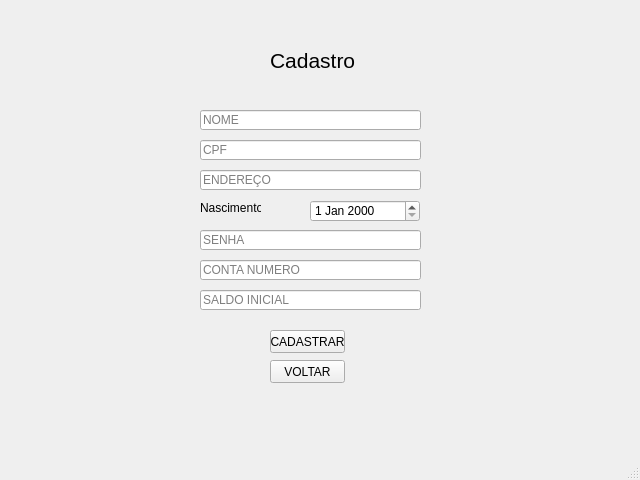
<?xml version="1.0" encoding="UTF-8"?>
<ui version="4.0">
 <class>MainWindow</class>
 <widget class="QMainWindow" name="MainWindow">
  <property name="geometry">
   <rect>
    <x>0</x>
    <y>0</y>
    <width>640</width>
    <height>480</height>
   </rect>
  </property>
  <property name="windowTitle">
   <string>MainWindow</string>
  </property>
  <widget class="QWidget" name="centralwidget">
   <widget class="QLabel" name="label">
    <property name="geometry">
     <rect>
      <x>270</x>
      <y>50</y>
      <width>91</width>
      <height>21</height>
     </rect>
    </property>
    <property name="font">
     <font>
      <pointsize>16</pointsize>
     </font>
    </property>
    <property name="text">
     <string>Cadastro</string>
    </property>
   </widget>
   <widget class="QLabel" name="label_5">
    <property name="geometry">
     <rect>
      <x>200</x>
      <y>200</y>
      <width>61</width>
      <height>16</height>
     </rect>
    </property>
    <property name="text">
     <string>Nascimento</string>
    </property>
   </widget>
   <widget class="QLineEdit" name="lineEdit">
    <property name="geometry">
     <rect>
      <x>200</x>
      <y>110</y>
      <width>221</width>
      <height>20</height>
     </rect>
    </property>
    <property name="accessibleDescription">
     <string/>
    </property>
    <property name="inputMethodHints">
     <set>Qt::ImhNone</set>
    </property>
    <property name="inputMask">
     <string/>
    </property>
    <property name="text">
     <string/>
    </property>
    <property name="echoMode">
     <enum>QLineEdit::Normal</enum>
    </property>
    <property name="dragEnabled">
     <bool>false</bool>
    </property>
    <property name="readOnly">
     <bool>false</bool>
    </property>
    <property name="placeholderText">
     <string>NOME</string>
    </property>
    <property name="clearButtonEnabled">
     <bool>false</bool>
    </property>
   </widget>
   <widget class="QLineEdit" name="lineEdit_2">
    <property name="geometry">
     <rect>
      <x>200</x>
      <y>140</y>
      <width>221</width>
      <height>20</height>
     </rect>
    </property>
    <property name="placeholderText">
     <string>CPF</string>
    </property>
   </widget>
   <widget class="QLineEdit" name="lineEdit_3">
    <property name="geometry">
     <rect>
      <x>200</x>
      <y>170</y>
      <width>221</width>
      <height>20</height>
     </rect>
    </property>
    <property name="placeholderText">
     <string>ENDEREÇO</string>
    </property>
   </widget>
   <widget class="QDateEdit" name="dateEdit">
    <property name="geometry">
     <rect>
      <x>310</x>
      <y>200</y>
      <width>110</width>
      <height>22</height>
     </rect>
    </property>
   </widget>
   <widget class="QLineEdit" name="lineEdit_4">
    <property name="geometry">
     <rect>
      <x>200</x>
      <y>230</y>
      <width>221</width>
      <height>20</height>
     </rect>
    </property>
    <property name="echoMode">
     <enum>QLineEdit::Password</enum>
    </property>
    <property name="placeholderText">
     <string>SENHA</string>
    </property>
   </widget>
   <widget class="QLineEdit" name="lineEdit_5">
    <property name="geometry">
     <rect>
      <x>200</x>
      <y>260</y>
      <width>221</width>
      <height>20</height>
     </rect>
    </property>
    <property name="placeholderText">
     <string>CONTA NUMERO</string>
    </property>
   </widget>
   <widget class="QLineEdit" name="lineEdit_6">
    <property name="geometry">
     <rect>
      <x>200</x>
      <y>290</y>
      <width>221</width>
      <height>20</height>
     </rect>
    </property>
    <property name="placeholderText">
     <string>SALDO INICIAL</string>
    </property>
   </widget>
   <widget class="QPushButton" name="pushButton">
    <property name="geometry">
     <rect>
      <x>270</x>
      <y>330</y>
      <width>75</width>
      <height>23</height>
     </rect>
    </property>
    <property name="text">
     <string>CADASTRAR</string>
    </property>
   </widget>
   <widget class="QPushButton" name="pushButton_2">
    <property name="geometry">
     <rect>
      <x>270</x>
      <y>360</y>
      <width>75</width>
      <height>23</height>
     </rect>
    </property>
    <property name="text">
     <string>VOLTAR</string>
    </property>
   </widget>
  </widget>
  <widget class="QMenuBar" name="menubar">
   <property name="geometry">
    <rect>
     <x>0</x>
     <y>0</y>
     <width>640</width>
     <height>21</height>
    </rect>
   </property>
  </widget>
  <widget class="QStatusBar" name="statusbar"/>
 </widget>
 <resources/>
 <connections/>
</ui>
